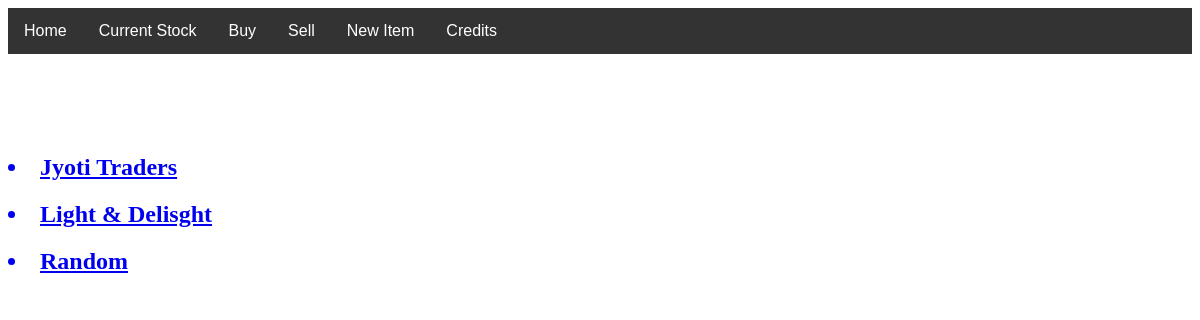
The app's page /viewimporters, older data.
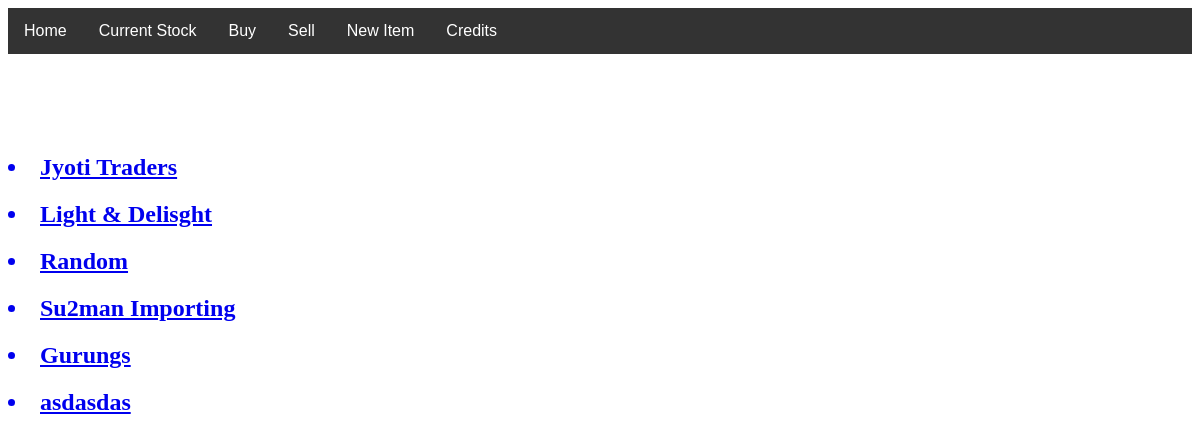
The same page, newer data.
### mainapp/models.py (models this page shows, shortened)
class Importer(models.Model):
    name=models.CharField(max_length=50)
    owner_name=models.CharField(max_length=50)
    address=models.CharField(max_length=50)
    phone_number=models.DecimalField(max_digits=10, decimal_places=0)
    vat_number = models.DecimalField(max_digits=15, decimal_places=0, null=True, blank=True)
    pan_number = models.DecimalField(max_digits=9, decimal_places=0, null=True, blank=True)
    total_amount = models.DecimalField(max_digits=15, decimal_places=0,default=0)
    total_credit = models.DecimalField(max_digits=15, decimal_places=0,default=0)

### mainapp/views.py (the view)
# urls.py: path('viewimporters',views.view_all_importers,name='viewimporters'),
def view_all_importers(request):
    importers=models.Importer.objects.all()
    return render(request, 'mainapp/viewimporters.html', {'importers' :importers})

### mainapp/templates/mainapp/viewimporters.html (shortened to what this page needs)
{% extends "mainapp/base.html" %}
{% load static %}
{% block body %}
{% for i in importers %}
<h2>
   <a href="{% url 'impdetail' id=i.id %}">
       <li>{{i.name}}</li>
   </a>
</h2>
{% endfor %}
{% endblock %}

Row changes from the older to the newer data that the page shows:
added Importer: name "Su2man Importing"
added Importer: name "Gurungs"
added Importer: name "asdasdas"
